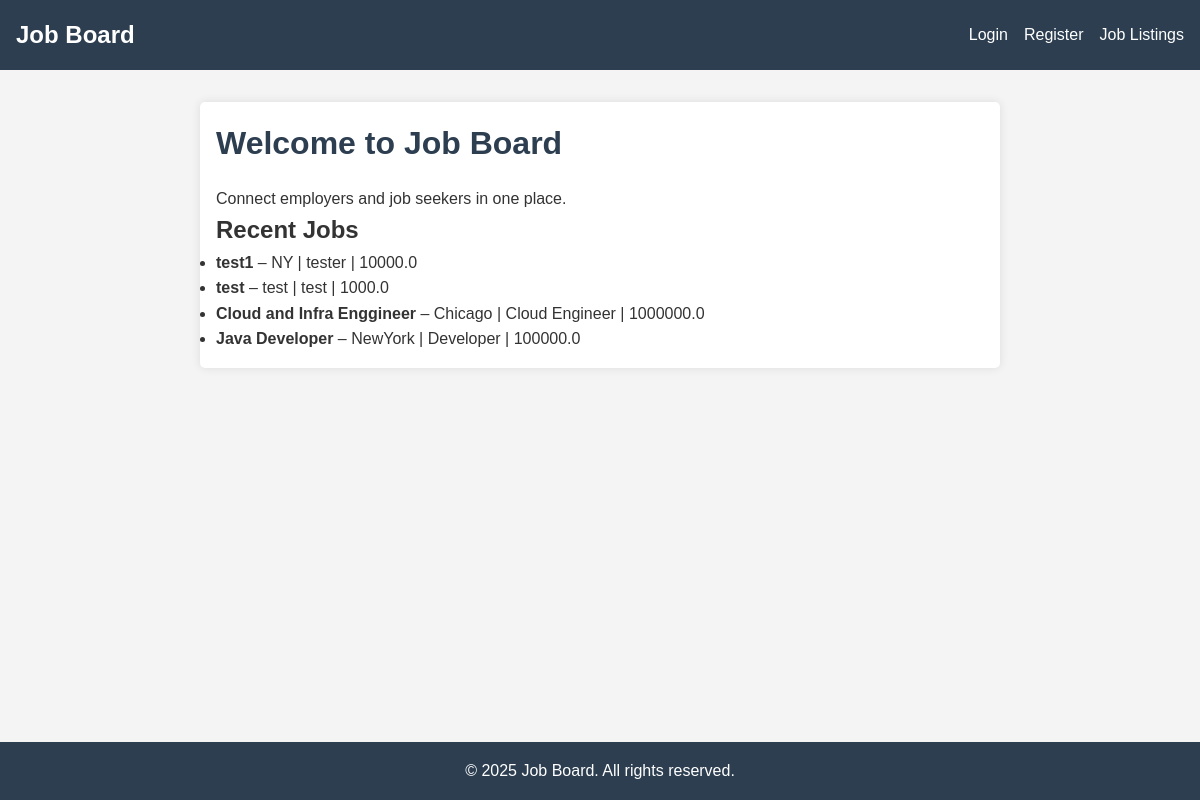
The page / on the database its author committed.
### backend/models.py (models this page shows)
class Job(db.Model):
    __tablename__ = 'job'
    id = db.Column(db.Integer, primary_key=True)
    title = db.Column(db.String(100), nullable=False)
    description = db.Column(db.Text)
    location = db.Column(db.String(100))
    salary = db.Column(db.Float)
    category = db.Column(db.String(100))
    employer_id = db.Column(db.Integer, db.ForeignKey('employer.id'), nullable=False)
    employer = db.relationship('Employer', back_populates='jobs', lazy=True)
    applications = db.relationship('Application', back_populates='job', lazy=True)

### backend/app.py (the view)
    @app.route("/")
    def index():
        jobs = Job.query.order_by(Job.id.desc()).limit(5).all()
        return render_template("index.html", jobs=jobs)

### templates/index.html (shortened to what this page needs)
<!DOCTYPE html>
<html lang="en">
<head>
    <link rel="stylesheet" href="{{ url_for('static', filename='css/style.css') }}">
</head>
<body>
<nav>
    <h2>Job Board</h2>
    <ul>
        {% if 'user_id' in session %}
            <li><a href="{{ url_for('logout') }}">Logout</a></li>
            {% if session['role'] == 'employer' %}
                <li><a href="{{ url_for('employer_jobs') }}">My Jobs</a></li>
            {% elif session['role'] == 'seeker' %}
                <li><a href="{{ url_for('my_applications') }}">My Applications</a></li>
            {% elif session['role'] == 'admin' %}
                <li><a href="{{ url_for('admin_dashboard') }}">Admin Dashboard</a></li>
            {% endif %}
            <li><a href="{{ url_for('job_listings') }}">Job Listings</a></li>
        {% else %}
            <li><a href="{{ url_for('login') }}">Login</a></li>
            <li><a href="{{ url_for('register') }}">Register</a></li>
            <li><a href="{{ url_for('job_listings') }}">Job Listings</a></li>
        {% endif %}
    </ul>
</nav>
<main>
    <h1>Welcome to Job Board</h1>
    <p>Connect employers and job seekers in one place.</p>
    <h2>Recent Jobs</h2>
    <ul>
        {% for job in jobs %}
            <li>
                <strong>{{ job.title }}</strong> – {{ job.location }} |
                {{ job.category }} |
                {{ job.salary or 'N/A' }}
            </li>
        {% else %}
            <li>No jobs posted yet.</li>
        {% endfor %}
    </ul>
</main>
<footer>
    <p>&copy; 2025 Job Board. All rights reserved.</p>
</footer>
</body>
</html>

### static/css/style.css (style rules this page uses)
* { margin: 0; padding: 0; box-sizing: border-box; }
body { font-family: 'Arial', sans-serif; line-height: 1.6; background-color: #f4f4f4; color: #333; }
nav { background-color: #2c3e50; color: white; padding: 1rem; display: flex; justify-content: space-between; align-items: center; }
nav h2 { margin: 0; }
nav ul { list-style: none; display: flex; gap: 1rem; }
nav a { color: white; text-decoration: none; }
main { max-width: 800px; margin: 2rem auto; padding: 1rem; background: white; border-radius: 5px; box-shadow: 0 0 10px rgba(0, 0, 0, 0.1); }
h1 { color: #2c3e50; margin-bottom: 1rem; }
a { color: #2980b9; text-decoration: none; }
footer { text-align: center; padding: 1rem; background-color: #2c3e50; color: white; position: fixed; width: 100%; bottom: 0; }

### rows shown on the page
Job: title "test1", location "NY", category "tester", salary "10000.0"
Job: title "test", location "test", category "test", salary "1000.0"
Job: title "Cloud and Infra Enggineer", location "Chicago", category "Cloud Engineer", salary "1000000.0"
Job: title "Java Developer", location "NewYork", category "Developer", salary "100000.0"
